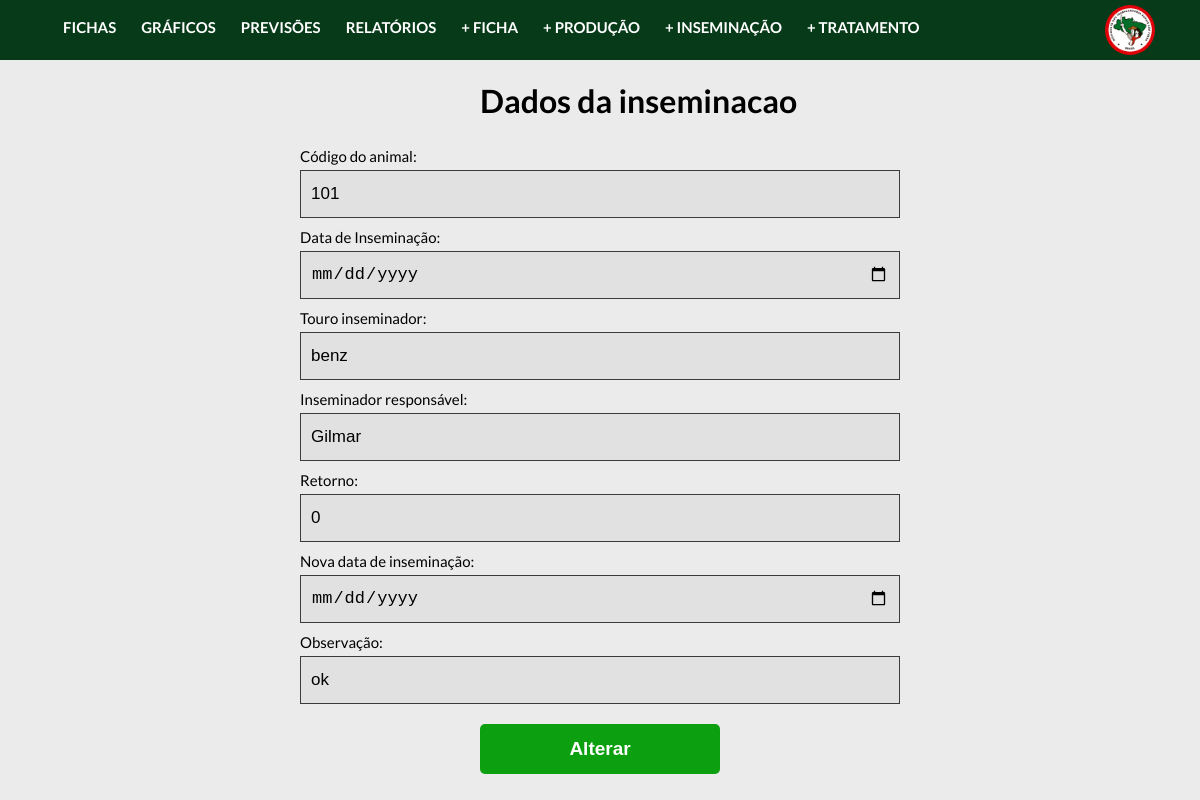
The page /controller/inseminacaoController.php?acao=altera&codInseminacao=1 on the database as committed earlier.
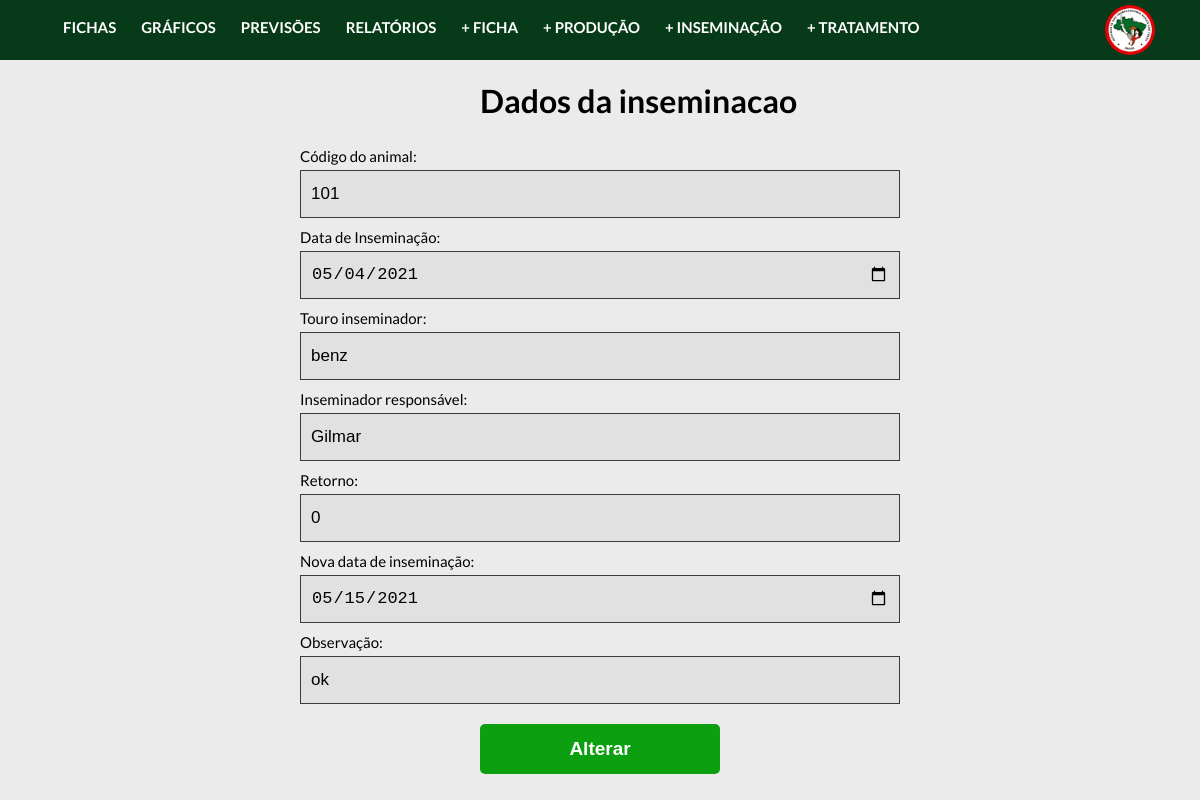
The same page on the database as committed later.
### tables this page shows
create table inseminacao(
  codInseminacao INTEGER AUTO_INCREMENT PRIMARY KEY,
  codAnimal INTEGER,
  dtInseminacao DATE NOT NULL,
  touroInseminador VARCHAR(20) NOT NULL,
  inseminadorResponsavel VARCHAR(40) NOT NULL,
  retorno INTEGER,  
  obs TEXT,
  novaDtInseminacao DATE, 
   
   
  FOREIGN KEY (codAnimal) REFERENCES ficha(codAnimal)
);

### controller/classes/Conexao.php (called while the page is built)
<?php
    class Conexao{
        public static $conexao;
        public static function conecta(){
            if(!isset(self::$conexao)){
                try{
                    self::$conexao = new PDO("mysql:host=localhost; dbname=projetointegrado", "admcooptar", "12345");
                }
                catch(PDOException $e){
                    echo "Erro de conexão: ". $e->getMessage();
                    die();
                }
            }
            return self::$conexao;
        }
    }
?>

### controller/classes/inseminacaoDAO.php (called while the page is built, shortened)
<?php
    require_once "Conexao.php";
    require_once "inseminacao.php";
    class InseminacaoDAO{
        public $conexao;
        public function __construct(){
            $this->conexao = Conexao::conecta();
        }
        public function buscarAltera($codInseminacao){
            try{
                $query = $this->conexao->prepare("select * from inseminacao where codInseminacao = :i");
                $query->bindParam(":i", $codInseminacao);
                $query->execute();
                $registros = $query->fetchAll(PDO::FETCH_CLASS, "Inseminacao");
                return $registros[0];
            }
            catch(PDOException $e){
                echo "Erro no acesso aos dados: ". $e->getMessage();
            }
        }
    }
?>

### controller/classes/inseminacao.php (called while the page is built, shortened)
<?php
    class Inseminacao{
        private $codAnimal;
        private $dtInseminacao;
        private $touroInseminador;
        private $inseminadorResponsavel;
        private $retorno;
        private $obs;
        private $novaDtInseminacao;
        public function getCodAnimal(){
            return $this->codAnimal;
        }
        public function getDtInseminacao(){
            return $this->dtInseminacao;
        }
        public function getTouroInseminador(){
            return $this->touroInseminador;
        }
        public function getInseminadorResponsavel(){
            return $this->inseminadorResponsavel;
        }
        public function getRetorno(){
            return $this->retorno;
        }
        public function getObs(){
            return $this->obs;
        }
        public function getNovaDtInseminacao(){
            return $this->novaDtInseminacao;
        }
    }
?>

### controller/views/alteraInseminacao.php (the view, shortened to what this page needs)
<main>
  <?php
  $codAnimal = isset($_POST['field_codAnimal']) ? $_POST['field_codAnimal'] : $inseminacao->getCodAnimal();
  $dtInseminacao = isset($_POST['field_dtInseminacao']) ? $_POST['field_dtInseminacao'] : $inseminacao->getDtInseminacao();
  $touroInseminador = isset($_POST['field_touroInseminador']) ? $_POST['field_touroInseminador'] : $inseminacao->getTouroInseminador();
  $inseminadorResponsavel = isset($_POST['field_inseminadorResponsavel']) ? $_POST['field_inseminadorResponsavel'] : $inseminacao->getInseminadorResponsavel();
  $retorno = isset($_POST['field_retorno']) ? $_POST['field_retorno'] : $inseminacao->getRetorno();
  $obs = isset($_POST['field_obs']) ? $_POST['field_obs'] : $inseminacao->getObs();
  $novaDtInseminacao = isset($_POST['field_novaDtInseminacao']) ? $_POST['field_novaDtInseminacao'] : $inseminacao->getNovaDtInseminacao();
  ?>
  <?php require_once("../includes/header.php");?>
    <form action="" method="post" enctype="multipart/form-data">
      <div class="container-ficha">
      <h1>Dados da inseminacao </h1>
      <div>
        <label class="label-cadastra" for="id_codAnimal">Código do animal: </label>
        <input type="number" name="field_codAnimal" id="id_codAnimal" value="<?=$codAnimal?>" >
      </div>
      <div>
        <label class="label-cadastra" for="id_dtInseminacao">Data de Inseminação: </label>
        <input type="date" name="field_dtInseminacao" id="id_dtInseminacao" value="<?=$dtInseminacao?>" >
      </div>
      <div>
        <label class="label-cadastra" for="id_touroInseminador">Touro inseminador: </label>
        <input type="text"  name="field_touroInseminador" maxlength="100" id="id_touroInseminador" value="<?=$touroInseminador?>"required>
      </div>
      <div>
        <label class="label-cadastra" for="id_touroInseminador">Inseminador responsável: </label>
        <input type="text" name="field_inseminadorResponsavel" maxlength="100" id="id_inseminadorResponsavel" value="<?=$inseminadorResponsavel?>" required>
      </div>
      <div>
        <label class="label-cadastra" for="id_retorno">Retorno: </label>
        <input type="text" name="field_retorno" maxlength="100" id="id_retorno" value="<?=$retorno?>">
      </div>
      <div>
        <label class="label-cadastra" for="id_novaDtInseminacao">Nova data de inseminação: </label>
        <input type="date" name="field_novaDtInseminacao" id="id_novaDtInseminacao" value="<?=$novaDtInseminacao?>">
      </div>
      <div>
        <label class="label-cadastra" for="id_obs">Observação: </label>
        <input type="text" name="field_obs" maxlength="100" id="id_obs" value="<?=$obs?>">
      </div>
      <button name="altera" class="button-form" type="submit">Alterar</button>
    </div>
  </form>

### controller/inseminacaoController.php (shortened to what this page needs)
<?php
include_once "../controller/classes/inseminacaoDAO.php";
if(!isset($_GET['acao'])){
    $obj = new InseminacaoDAO();
    $lista = $obj->listar();
    include "views/alteraInseminacao.php";
}
else {
	switch($_GET['acao']){
        case 'altera':
            if(!isset($_POST['altera'])){
                $obj = new InseminacaoDAO();
                $inseminacao = $obj->buscarAltera($_GET['codInseminacao']);
                include "views/alteraInseminacao.php";
            }
            break;
    }
}
?>

### includes/header.php (shortened to what this page needs)
<!DOCTYPE html>
<html lang="pt-br">
<head>
    <link href="https://cdnjs.cloudflare.com/ajax/libs/font-awesome/5.11.2/css/all.min.css" rel="stylesheet" />
    <link href="../css/style.css" rel="stylesheet">
    <link href="../css/adicionar-ficha.css" rel="stylesheet">
    <link href="../css/lista-fichas.css" rel="stylesheet">
    <link href="../css/graficos.css" rel="stylesheet">
    <link href="../css/relatorios.css" rel="stylesheet">
    <link href="../css/previsoes.css" rel="stylesheet">
    <link href="../css/calendario.css" rel="stylesheet">
</head>
<body>
    <header>
        <ul>
            <li><a href="../controller/fichaController.php">Fichas</a></li>
            <li><a href="../views/graficos.php">Gráficos</a></li>
            <li><a href="../views/previsoes.php">Previsões</a></li>
            <li><a href="../views/relatorios.php">Relatórios</a></li>
            <li><a href="../controller/fichaController.php?acao=adiciona">+  Ficha</a></li>
            <li><a href="../controller/producaoController.php?acao=adiciona">+  Produção</a></li>
            <li><a href="../controller/inseminacaoController.php?acao=adiciona">+  Inseminação</a></li>
            <li><a href="../controller/tratamentoController.php?acao=adiciona">+  Tratamento</a></li>
        </ul>
        <a class="logo-header" href="../index.php"><img title="Logo do mst" src="/img/mst.png" /></a>
    </header>
</body>

### css/style.css (style rules this page uses)
:root { --primary-color: #073a18; }
body { font-family: 'Lato', sans-serif; margin: 0; transition: transform 0.3s; background-color: #ebebeb; }
header { background-color: var(--primary-color); color: #fff; font-size: 130%; height: 60px; position: relative; padding: 0px 15px; }
header ul { list-style-type: none; margin: 0; text-decoration: none; }
header ul li { list-style: none; padding-top:15px; display: inline-block; }
header ul li a { padding: 8px; font-size:15px; font-weight: 600; color: #fff; text-decoration: none; transition: 0.5s; line-height: 25px; border-radius: 4px; text-transform: uppercase; margin-right: 5px; }
button, input[type='submit'] { border: 0; border-radius: 5px; color: #fff; cursor: pointer; padding: 8px 12px; }
h1 { margin-left:40%; }
.logo-header { float: right; margin-right: 30px; margin-top:-35px; }
.logo-header img { border-radius: 40px; width: 50px; height: 50px; margin-top: 0px; }

### css/adicionar-ficha.css (style rules this page uses)
input[type=text], input[type=date], input[type=checkbox], input[type=file], input[type=number], select { background-color: #e2e1e1; width: 50%; padding: 6px 10px; margin: 5px 0 5px 25%; display: inline-block; border: 0.5px solid #3c3b3b; box-sizing: border-box; font-size: 17px; }
.label-cadastra { width: 50%; margin: 5px 0 0px 25%; display: inline-block; box-sizing: border-box; font-size: 15px; }
.button-form { background-color: #0ca011; color: white; padding: 14px 20px; margin: 15px 0 0 40%; border: none; cursor: pointer; width: 20%; font-size: 19px; font-weight: bold; }

### css/relatorios.css (style rules this page uses)
input { border:solid 2px rgba(53, 53, 53, 0.8); height:6vh; width:5vw; background-color:transparent; }

Rows that differ between the two databases and show on the page:
changed inseminacao "benz": field_dtInseminacao (not shown) → "05/04/2021"; field_novaDtInseminacao (not shown) → "05/15/2021"
